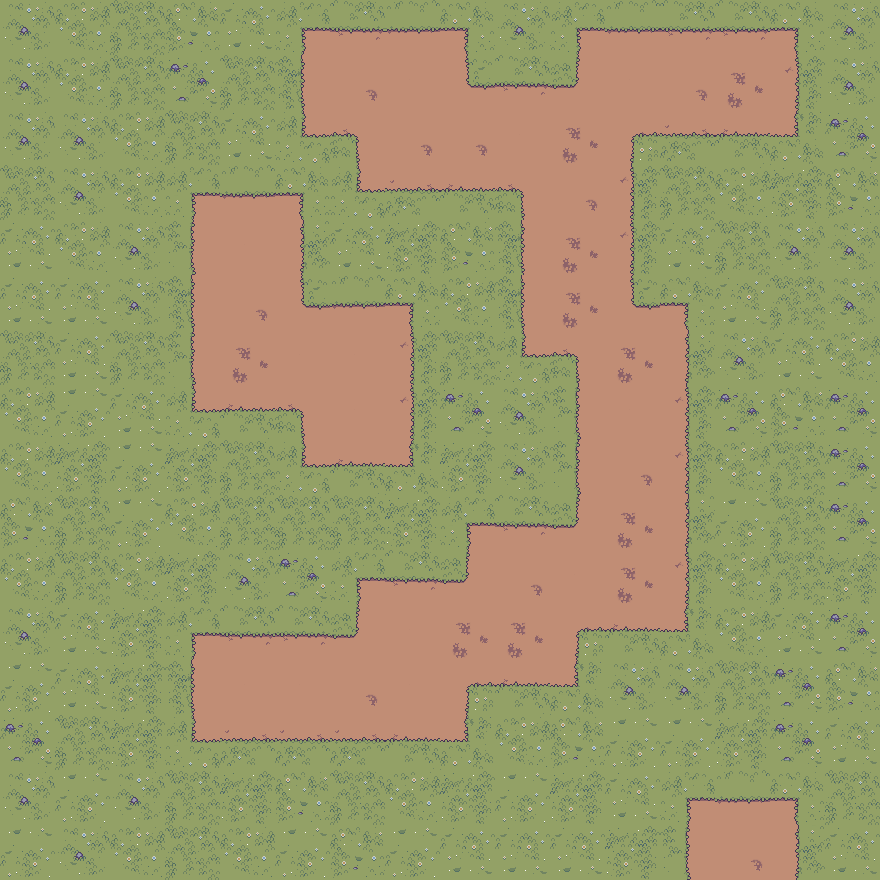

This game map was drawn from its Tiled (.tmx) file and the tilesets committed beside it. A one-line description and the full map source follow:
An orthogonal 16x16 tile map with 55x55 px tiles, 1 tile layer (Tile Layer 1).

<map version="1.2" tiledversion="1.3.5" orientation="orthogonal" renderorder="right-down" width="16" height="16" tilewidth="55" tileheight="55" infinite="0" nextlayerid="2" nextobjectid="1">
 <tileset firstgid="1" source="OutdoorAdventurer.tsx" />
 <layer id="1" name="Tile Layer 1" width="16" height="16">
  <data encoding="csv">
1,2,3,4,17,7,5,8,6,1,7,8,5,5,6,1,
1,2,3,16,3,9,19,22,28,5,27,22,19,11,20,1,
1,1,2,3,17,23,13,19,19,22,11,14,24,25,26,16,
3,1,2,7,8,6,23,24,25,13,19,20,3,2,18,4,
17,2,1,21,22,12,17,18,4,9,11,20,17,3,1,1,
17,17,1,9,19,28,8,6,2,9,11,28,6,17,3,1,
3,17,3,21,11,22,22,20,3,23,13,11,12,1,17,2,
2,15,17,23,25,13,22,20,16,1,21,22,20,16,4,16,
2,18,15,18,3,23,25,26,18,1,21,19,20,2,3,16,
4,3,15,2,3,3,3,18,7,5,27,11,12,15,3,16,
2,3,2,18,1,16,7,5,27,19,22,11,20,2,3,18,
1,17,18,7,5,5,27,22,11,11,14,25,26,2,17,16,
15,17,18,9,22,22,19,22,14,25,26,1,1,3,16,4,
16,3,18,23,24,24,24,25,26,2,4,15,15,18,16,17,
1,15,1,3,18,4,3,2,18,15,18,17,7,8,6,3,
15,1,2,3,2,15,4,15,17,17,17,18,21,19,12,17
</data>
 </layer>
</map>